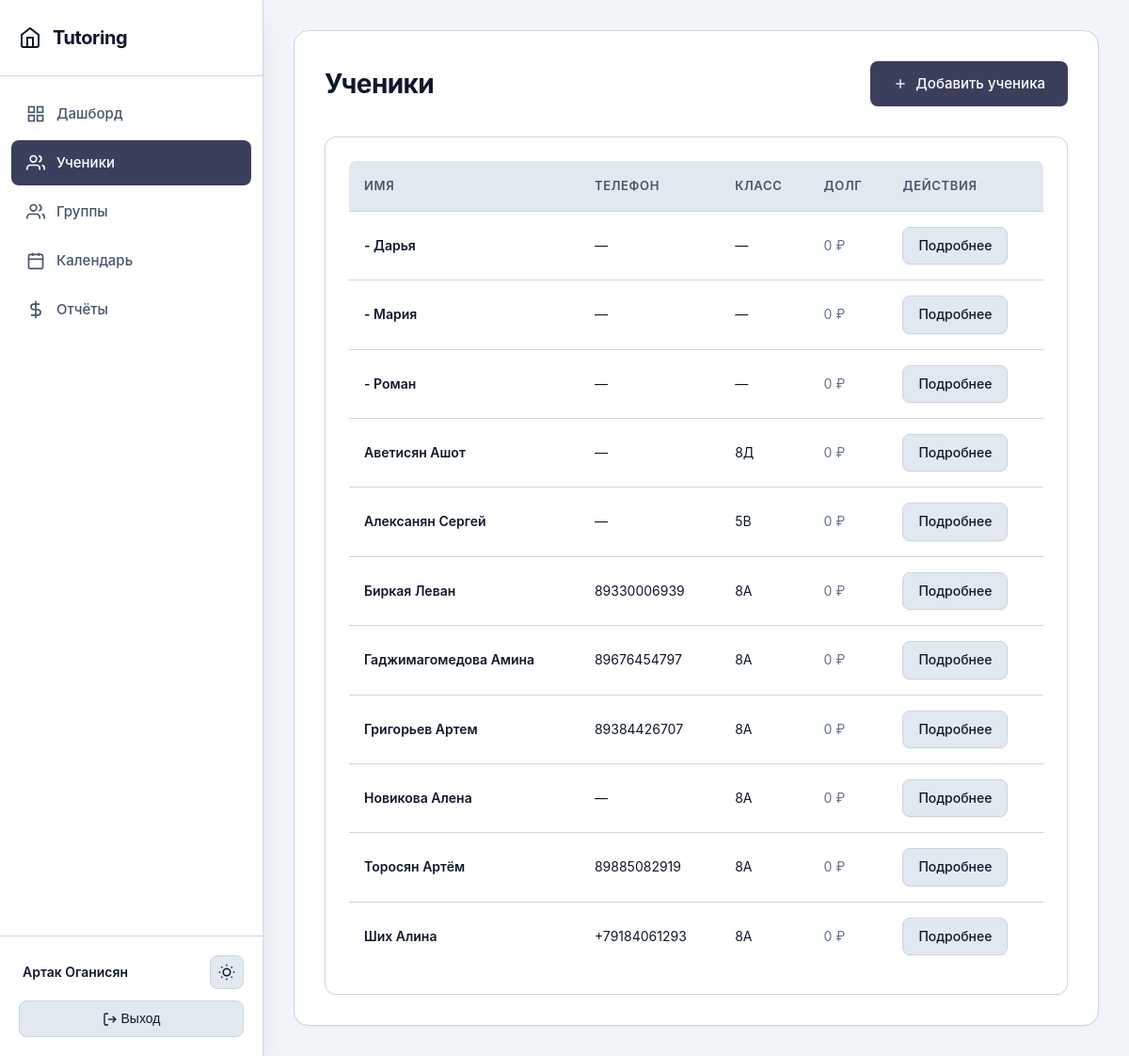
Page /students/ (signed in) on the committed database.
### main/models.py (models this page shows, shortened)
class Student(models.Model):
    tutor = models.ForeignKey(Tutor, on_delete=models.CASCADE, related_name='students', verbose_name='Репетитор')
    groups = models.ManyToManyField(StudentGroup, related_name='students', blank=True, verbose_name='Группы')
    first_name = models.CharField(max_length=100, verbose_name='Имя')
    last_name = models.CharField(max_length=100, verbose_name='Фамилия')
    phone = models.CharField(max_length=20, blank=True, null=True, verbose_name='Телефон')
    telegram = models.CharField(max_length=20, blank=True, null=True, verbose_name='Телеграм')
    created_at = models.DateTimeField(auto_now_add=True, verbose_name='Дата создания')
    updated_at = models.DateTimeField(auto_now=True, verbose_name='Дата обновления')
    grade = models.CharField(max_length=10, blank=True, null=True, verbose_name='Класс')
    notes = models.TextField(blank=True, verbose_name='Заметки')
    is_active = models.BooleanField(default=True, verbose_name='Активен')
    prepaid_balance = models.DecimalField(
        max_digits=10,
        decimal_places=2,
        default=Decimal('0.00'),
        verbose_name='Баланс предоплаты'
    )
    class Meta:
        verbose_name = 'Ученик'
        verbose_name_plural = 'Ученики'
        ordering = ['last_name', 'first_name']
    def get_total_debt(self):
        total_debt = Decimal('0.00')
        for lesson in self.lessons.all():
            if not lesson.attendances.exists():
                continue  # Пропускаем занятия без отметок посещаемости
            attendance = Attendance.objects.filter(lesson=lesson, student=self, status='present').first()
            if attendance:
                payment = Payment.objects.filter(lesson=lesson, student=self).first()
                if not payment and lesson.lesson_price > 0:
                    total_debt += lesson.lesson_price
        return total_debt

### main/views.py (the view)
# urls.py: path('students/', views.student_list, name='student_list'),
@login_required
def student_list(request):
    tutor = get_tutor(request)
    if not tutor:
        messages.error(request, 'Профиль репетитора не найден.')
        return redirect('dashboard')
    students = Student.objects.filter(tutor=tutor, is_active=True)
    students_count = students.count()
    return render(request, 'main/student_list.html', {
        'students': students,
        'students_count': students_count
    })

### main/views.py (called while the page is built)
def get_tutor(request):
    if request.user.is_authenticated:
        try:
            return request.user.tutor
        except Tutor.DoesNotExist:
            return None
    return None

### main/templates/main/student_list.html (shortened to what this page needs)
{% extends 'main/base.html' %}
{% block content %}
<div class="page-header">
    <h1>Ученики</h1>
    <div class="page-actions">
        <a href="{% url 'student_create' %}" class="btn">
            <svg width="16" height="16" viewBox="0 0 24 24" fill="none" stroke="currentColor" stroke-width="2">
                <line x1="12" y1="5" x2="12" y2="19"/>
                <line x1="5" y1="12" x2="19" y2="12"/>
            </svg>
            Добавить ученика
        </a>
    </div>
</div>
{% if students %}
<div class="card">
    <table>
        <thead>
            <tr>
                <th>Имя</th>
                <th>Телефон</th>
                <th>Класс</th>
                <th>Долг</th>
                <th>Действия</th>
            </tr>
        </thead>
        <tbody>
            {% for student in students %}
            <tr>
                <td>
                    <a href="{% url 'student_detail' student.pk %}" style="font-weight: 600; color: var(--text); text-decoration: none;">
                        {{ student.last_name }} {{ student.first_name }}
                    </a>
                </td>
                <td>{{ student.phone|default:"—" }}</td>
                <td>{{ student.grade|default:"—" }}</td>
                <td>
                    {% with debt=student.get_total_debt %}
                        {% if debt > 0 %}
                            <span style="color: var(--danger); font-weight: 600;">{{ debt|floatformat:0 }} ₽</span>
                        {% else %}
                            <span style="color: var(--text-muted);">0 ₽</span>
                        {% endif %}
                    {% endwith %}
                </td>
                <td>
                    <a href="{% url 'student_detail' student.pk %}" class="btn btn-sm btn-secondary">Подробнее</a>
                </td>
            </tr>
            {% endfor %}
        </tbody>
    </table>
</div>
{% else %}
<div class="empty-state">
    <p>У вас пока нет учеников</p>
    <a href="{% url 'student_create' %}" class="btn">Добавить первого ученика</a>
</div>
{% endif %}
{% endblock %}

### main/templates/main/base.html (shortened to what this page needs)
{% load static %}
<!DOCTYPE html>
<html lang="ru">
<head>
    <link rel="stylesheet" href="{% static 'css/main.css' %}">
</head>
<body>
    <div class="app-layout">
        <aside class="sidebar" id="sidebar">
            <div class="sidebar-header">
                <h1>
                    <a href="{% url 'dashboard' %}">
                        <svg width="24" height="24" viewBox="0 0 24 24" fill="none" stroke="currentColor" stroke-width="2">
                            <path d="M3 9l9-7 9 7v11a2 2 0 0 1-2 2H5a2 2 0 0 1-2-2z"/>
                            <polyline points="9 22 9 12 15 12 15 22"/>
                        </svg>
                        Tutoring
                    </a>
                </h1>
            </div>
            <div class="sidebar-main">
                {% if user.is_authenticated %}
                    <nav class="sidebar-nav">
                        <a href="{% url 'dashboard' %}" {% if request.resolver_match.url_name == 'dashboard' %}class="active"{% endif %}>
                            <svg viewBox="0 0 24 24" fill="none" stroke="currentColor" stroke-width="2">
                                <rect x="3" y="3" width="7" height="7"/>
                                <rect x="14" y="3" width="7" height="7"/>
                                <rect x="14" y="14" width="7" height="7"/>
                                <rect x="3" y="14" width="7" height="7"/>
                            </svg>
                            <span>Дашборд</span>
                        </a>
                        <a href="{% url 'student_list' %}" {% if 'student' in request.resolver_match.url_name %}class="active"{% endif %}>
                            <svg viewBox="0 0 24 24" fill="none" stroke="currentColor" stroke-width="2">
                                <path d="M17 21v-2a4 4 0 0 0-4-4H5a4 4 0 0 0-4 4v2"/>
                                <circle cx="9" cy="7" r="4"/>
                                <path d="M23 21v-2a4 4 0 0 0-3-3.87M16 3.13a4 4 0 0 1 0 7.75"/>
                            </svg>
                            <span>Ученики</span>
                        </a>
                        <a href="{% url 'group_list' %}" {% if 'group' in request.resolver_match.url_name %}class="active"{% endif %}>
                            <svg viewBox="0 0 24 24" fill="none" stroke="currentColor" stroke-width="2">
                                <path d="M17 21v-2a4 4 0 0 0-4-4H5a4 4 0 0 0-4 4v2"/>
                                <circle cx="9" cy="7" r="4"/>
                                <path d="M23 21v-2a4 4 0 0 0-3-3.87"/>
                                <path d="M16 3.13a4 4 0 0 1 0 7.75"/>
                            </svg>
                            <span>Группы</span>
                        </a>
                        <a href="{% url 'calendar' %}" {% if request.resolver_match.url_name == 'calendar' %}class="active"{% endif %}>
                            <svg viewBox="0 0 24 24" fill="none" stroke="currentColor" stroke-width="2">
                                <rect x="3" y="4" width="18" height="18" rx="2" ry="2"/>
                                <line x1="16" y1="2" x2="16" y2="6"/>
                                <line x1="8" y1="2" x2="8" y2="6"/>
                                <line x1="3" y1="10" x2="21" y2="10"/>
                            </svg>
                            <span>Календарь</span>
                        </a>
                        <a href="{% url 'profit_report' %}" {% if request.resolver_match.url_name == 'profit_report' %}class="active"{% endif %}>
                            <svg viewBox="0 0 24 24" fill="none" stroke="currentColor" stroke-width="2">
                                <line x1="12" y1="1" x2="12" y2="23"/>
                                <path d="M17 5H9.5a3.5 3.5 0 0 0 0 7h5a3.5 3.5 0 0 1 0 7H6"/>
                            </svg>
                            <span>Отчёты</span>
                        </a>
                    </nav>
                {% endif %}
            </div>
            {% if user.is_authenticated %}
            <div class="sidebar-footer">
                <div class="sidebar-user">
                    <span class="sidebar-user-name" style="margin-left: 4px;">
                        <a href="{% url 'dashboard' %}">{{ user.get_full_name|default:user.username }}</a>
                    </span>
                    <button class="theme-toggle" id="theme-toggle" aria-label="Переключить тему">
                    </button>
                </div>
                <div class="sidebar-logout">
                    <form method="post" action="{% url 'logout' %}">
                        <button type="submit">
                            <svg width="16" height="16" viewBox="0 0 24 24" fill="none" stroke="currentColor" stroke-width="2" style="display: inline-block; vertical-align: middle;">
                                <path d="M9 21H5a2 2 0 0 1-2-2V5a2 2 0 0 1 2-2h4"/>
                                <polyline points="16 17 21 12 16 7"/>
                                <line x1="21" y1="12" x2="9" y2="12"/>
                            </svg>
                            Выход
                        </button>
                    </form>
                </div>
            </div>
            {% endif %}
        </aside>
        <main class="main-shell">
            <div class="main-inner">
                <div class="content">
                    {% block content %}{% endblock %}
                </div>
            </div>
        </main>
    </div>
</body>
</html>

### main/static/css/main.css (style rules this page uses)
:root { --primary: #4f46e5; --primary-light: #818cf8; --primary-dark: #3730a3; --secondary: #64748b; --accent: #0ea5e9; --success: #10b981; --warning: #f59e0b; --danger: #ef4444; --info: #06b6d4; --bg-primary: #ffffff; --bg-secondary: #f8fafc; --bg-tertiary: #f1f5f9; --border: #e2e8f0; --border-light: #f1f5f9; --text-primary: #0f172a; --text-secondary: #475569; --text-tertiary: #94a3b8; --text: var(--text-primary); --text-muted: var(--text-tertiary); --surface: var(--bg-primary); --bg: var(--bg-secondary); --shadow-sm: 0 4px 8px rgba(15, 23, 42, 0.06); --shadow: 0 10px 25px rgba(15, 23, 42, 0.08); --shadow-md: 0 18px 35px rgba(15, 23, 42, 0.12); --shadow-lg: 0 26px 55px rgba(15, 23, 42, 0.16); }
* { margin: 0; padding: 0; box-sizing: border-box; }
body { font-family: 'Inter', -apple-system, BlinkMacSystemFont, 'Segoe UI', sans-serif; background-color: var(--bg-secondary); color: var(--text-primary); line-height: 1.6; font-weight: 400; -webkit-font-smoothing: antialiased; -moz-osx-font-smoothing: grayscale; }
.sidebar { min-height: 100vh; background: var(--bg-primary); border-right: 1px solid var(--border); position: sticky; top: 0; z-index: 1000; }
.sidebar-header { padding: 2rem 1.5rem; border-bottom: 1px solid var(--border-light); }
.page-header { margin-bottom: 2rem; display: flex; justify-content: space-between; align-items: center; flex-wrap: wrap; gap: 1.5rem; }
.page-header h1 { font-size: 2rem; font-weight: 700; color: var(--text-primary); margin: 0; display: flex; align-items: center; gap: 0.875rem; letter-spacing: -0.5px; }
.card { border: 1px solid var(--border); border-radius: 0.75rem; box-shadow: var(--shadow); transition: all 0.2s ease; overflow: hidden; background: var(--bg-primary); }
.btn { border-radius: 0.5rem; padding: 0.625rem 1.25rem; font-weight: 500; font-size: 0.9375rem; transition: all 0.2s ease; border: 1px solid transparent; }
.card { animation: fadeIn 0.3s ease-out; }
a { color: var(--text-primary); text-decoration: none; transition: color 0.2s ease; }

### rows in the picture
Student: last_name "-", first_name "Дарья", phone "—", grade "—"
Student: last_name "-", first_name "Мария", phone "—", grade "—"
Student: last_name "-", first_name "Роман", phone "—", grade "—"
Student: last_name "Аветисян", first_name "Ашот", phone "—", grade "8Д"
Student: last_name "Алексанян", first_name "Сергей", phone "—", grade "5В"
Student: last_name "Биркая", first_name "Леван", phone "89330006939", grade "8А"
Student: last_name "Гаджимагомедова", first_name "Амина", phone "89676454797", grade "8А"
Student: last_name "Григорьев", first_name "Артем", phone "89384426707", grade "8А"
Student: last_name "Новикова", first_name "Алена", phone "—", grade "8А"
Student: last_name "Торосян", first_name "Артём", phone "89885082919", grade "8А"
Student: last_name "Ших", first_name "Алина", phone "+79184061293", grade "8А"

### other values in the picture
{{ user.get_full_name|default:user.username }} "Артак Оганисян"
